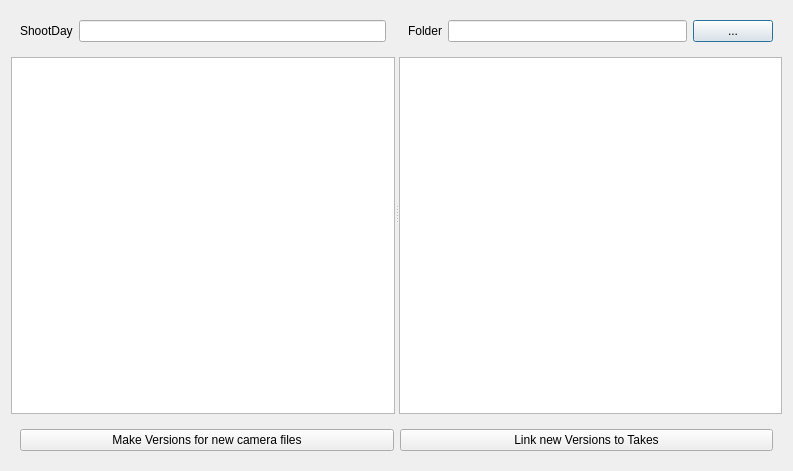
<?xml version="1.0" encoding="UTF-8"?>
<ui version="4.0">
 <class>Dialog</class>
 <widget class="QDialog" name="Dialog">
  <property name="geometry">
   <rect>
    <x>0</x>
    <y>0</y>
    <width>793</width>
    <height>471</height>
   </rect>
  </property>
  <property name="sizePolicy">
   <sizepolicy hsizetype="Preferred" vsizetype="Preferred">
    <horstretch>0</horstretch>
    <verstretch>0</verstretch>
   </sizepolicy>
  </property>
  <property name="windowTitle">
   <string>Ingest Shootday Files...</string>
  </property>
  <layout class="QVBoxLayout" name="verticalLayout_2" stretch="1,0">
   <item>
    <widget class="QSplitter" name="columnsSplitter">
     <property name="orientation">
      <enum>Qt::Horizontal</enum>
     </property>
     <widget class="QWidget" name="dateWidget" native="true">
      <layout class="QVBoxLayout" name="verticalLayout_3">
       <item>
        <widget class="QWidget" name="ingestDate" native="true">
         <layout class="QHBoxLayout" name="horizontalLayout_2">
          <item>
           <widget class="QLabel" name="dateLabel">
            <property name="text">
             <string>ShootDay</string>
            </property>
           </widget>
          </item>
          <item>
           <widget class="QLineEdit" name="dateLineEdit"/>
          </item>
         </layout>
        </widget>
       </item>
       <item>
        <widget class="QTableView" name="takeView"/>
       </item>
      </layout>
     </widget>
     <widget class="QWidget" name="filesWidget" native="true">
      <layout class="QVBoxLayout" name="verticalLayout">
       <item>
        <widget class="QWidget" name="scanDir" native="true">
         <property name="sizePolicy">
          <sizepolicy hsizetype="Preferred" vsizetype="Preferred">
           <horstretch>0</horstretch>
           <verstretch>0</verstretch>
          </sizepolicy>
         </property>
         <layout class="QHBoxLayout" name="horizontalLayout" stretch="0,1,0">
          <item>
           <widget class="QLabel" name="dirLabel">
            <property name="text">
             <string>Folder</string>
            </property>
           </widget>
          </item>
          <item>
           <widget class="QLineEdit" name="dirLineEdit"/>
          </item>
          <item>
           <widget class="QPushButton" name="dirButton">
            <property name="text">
             <string>...</string>
            </property>
           </widget>
          </item>
         </layout>
        </widget>
       </item>
       <item>
        <widget class="QTableView" name="fileView"/>
       </item>
      </layout>
     </widget>
    </widget>
   </item>
   <item>
    <widget class="QWidget" name="buttonTrayWidget" native="true">
     <property name="sizePolicy">
      <sizepolicy hsizetype="Preferred" vsizetype="Minimum">
       <horstretch>0</horstretch>
       <verstretch>0</verstretch>
      </sizepolicy>
     </property>
     <layout class="QHBoxLayout" name="horizontalLayout_3">
      <item>
       <widget class="QPushButton" name="newVersionsButton">
        <property name="text">
         <string>Make Versions for new camera files</string>
        </property>
       </widget>
      </item>
      <item>
       <widget class="QPushButton" name="linkVersionsButton">
        <property name="text">
         <string>Link new Versions to Takes</string>
        </property>
       </widget>
      </item>
     </layout>
    </widget>
   </item>
  </layout>
  <action name="actionScanFiles">
   <property name="text">
    <string>ScanFiles</string>
   </property>
   <property name="toolTip">
    <string>Scan Files</string>
   </property>
  </action>
  <action name="actionNewVersions">
   <property name="text">
    <string>NewVersions</string>
   </property>
   <property name="toolTip">
    <string>Make Versions for new files</string>
   </property>
  </action>
  <action name="actionLinkVersions">
   <property name="text">
    <string>LinkVersions</string>
   </property>
   <property name="toolTip">
    <string>Link New Versions to Takes</string>
   </property>
  </action>
 </widget>
 <resources>
  <include location="resources.qrc"/>
 </resources>
 <connections/>
 <slots>
  <signal>signalDirectorySelected(QString)</signal>
  <slot>slotScanForTurnoverFiles()</slot>
  <slot>slotDirectoryBrowser()</slot>
 </slots>
</ui>
